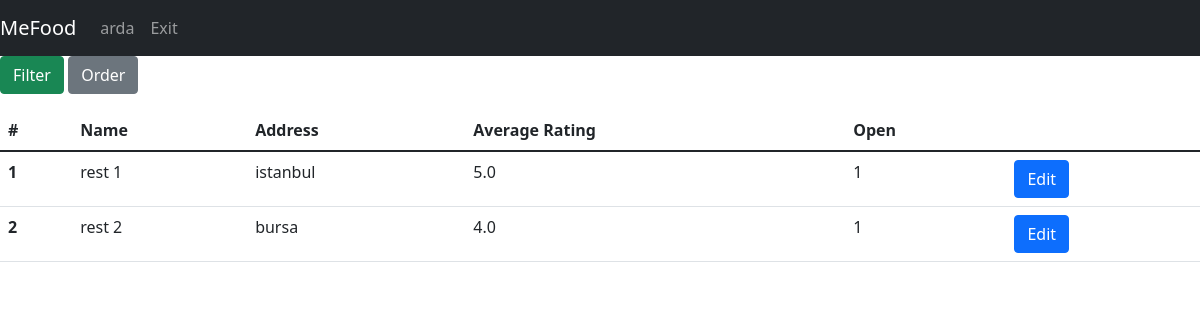
The app's page /restaurants (signed in), older data.
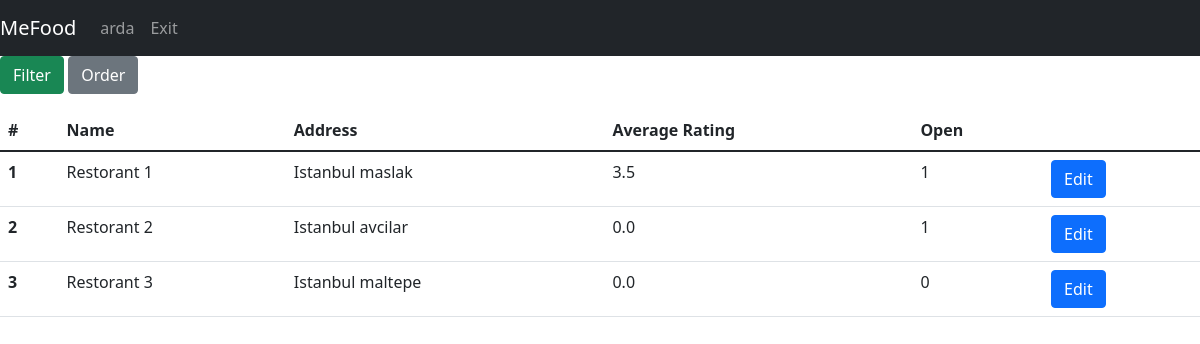
The same page, newer data.
### tables this page shows
CREATE TABLE restaurant(id INTEGER PRIMARY KEY, restaurantName varchar(30),address varchar(250),lat Text,lng Text,isOpen binary,averageRating REAL);

### app.py (the view)
@app.route("/restaurants", methods=["GET", "POST"])
def allRestaurants():
    with sqlite3.connect(DATABASE) as database:
        cursor = database.cursor()
    if request.method == "POST":
        if 'order' in request.form:
            orderBy = request.form['orderBy'].lower()
            if session["isFiltered"] == False:
                command = "SELECT restaurantName as Name, address as Address, isOpen as Open, averageRating as Rating FROM restaurant ORDER BY "+str(orderBy)
                cursor.execute(command)
                query = cursor.fetchall()
                session["filteredData"]["restaurant"] = query
            else:
                df = pd.DataFrame(session["filteredData"]["restaurant"],
                                  columns=['name', 'address','open','rating'])
                df = df.sort_values(by=orderBy)
                session["filteredData"]["restaurant"] = df.values.tolist()
        if 'filter' in request.form:
            filtered_cols, expected_vals = [], []
            q = ""
            for c in request.form.keys():
                if request.form[c] != '' and request.form[c] != "filter":
                    if request.form[c] == "on":
                        filtered_cols.append("isOpen")
                        expected_vals.append(1)
                    else:
                        filtered_cols.append(c)
                        expected_vals.append(request.form[c])
            if len(expected_vals) > 0:
                if filtered_cols[0] != "isOpen":
                    q += filtered_cols[0]+" LIKE "+f"'%{expected_vals[0]}%'"
                else:
                    q += " isOpen = 1"
                if len(expected_vals) > 1:
                    for index in range(1, len(expected_vals)):
                        if filtered_cols[index] != "isOpen":
                            q += " and " + filtered_cols[index]+" LIKE " + f"'%{expected_vals[index]}%'"
                    if filtered_cols.count("isOpen") > 0:
                        q += " and isOpen = 1"
                command = "SELECT restaurantName as Name, address as Address, isOpen as Open, averageRating as Rating FROM restaurant WHERE "+q
                cursor.execute(command)
                query = cursor.fetchall()
                session["filteredData"]["restaurant"] = query
            else:
                session["filteredData"] = getAllDbData(toGet=["restaurant"])
            session["isFiltered"] = True
    else:
        session["filteredData"] = getAllDbData(toGet=["restaurant"])
        session["isFiltered"] = False
    return render_template("admin/list_operations/list_restaurants.html", username=session["username"], data=session["filteredData"])

### app.py (called while the page is built)
def getRestaurants(cursor, limit=None):
    if limit != None:
        cursor.execute("SELECT restaurantName,address,isOpen,averageRating,id FROM restaurant ORDER BY averageRating DESC LIMIT ?",(limit,))
    else:
        cursor.execute("SELECT restaurantName,address,isOpen,averageRating,id FROM restaurant ORDER BY averageRating DESC")
    query = cursor.fetchall()
    return query

def getAllDbData(toGet, limit=None):
    with sqlite3.connect(DATABASE) as database:
        cursor = database.cursor()
    data = {}
    for entity in toGet:
        if entity == "couriers":
            data[entity] = getCouriers(cursor, limit)
        if entity == "users":
            data[entity] = getUsers(cursor, limit)
        if entity == "restaurant":
            data[entity] = getRestaurants(cursor, limit)
        if entity == "menu":
            data[entity] = getMenus(cursor, limit)
        if entity == "orders":
            data[entity] = getOrders(cursor, limit)
        if entity == "reviews":
            data[entity] = getReviews(cursor, limit)
        if entity == "extras":
            data[entity] = getExtras(cursor, limit)
        else:
            pass
    return data

### templates/admin/list_operations/list_restaurants.html (shortened to what this page needs)
{% extends 'base.html' %}
{% block navbar %}
<nav class="navbar navbar-expand-lg navbar-dark bg-dark">
    <a class="navbar-brand" href="#">MeFood</a>
    <div class="collapse navbar-collapse" id="navbarNav">
        <ul class="navbar-nav">
          <li class="nav-item active"><a class="nav-link" href="/">{{username}}</a></li>
          <li class="nav-item active"><a class="nav-link" href="/exit">Exit</a></li>
        </ul>
    </div>
</nav>
{% endblock %}
{% block body %}
<p>
  <a class="btn btn-success" data-toggle="collapse" href="#filter" role="button" aria-expanded="false" aria-controls="filter">Filter</a>
  <button class="btn btn-secondary" type="button" data-toggle="collapse" data-target="#order" aria-expanded="false" aria-controls="order">Order</button>
</p>
<div>
    <table class="table">
      <thead class="thead-dark">
        <tr>
            <th scope="col">#</th>
            <th scope="col">Name</th>
            <th scope="col">Address</th>
            <th scope="col">Average Rating</th>
            <th scope="col">Open</th>
        </tr>
      </thead>
      <tbody>
        {%for i in range(data["restaurant"]|length)%}
                <tr>
                  <th scope="row">{{ i+1 }}</th>
                  <td>{{ data["restaurant"][i][0] }}</td>
                  <td>{{ data["restaurant"][i][1] }}</td>
                  <td>{{ data["restaurant"][i][3] }}</td>
                  <td>{{ data["restaurant"][i][2] }}</td>
                  <td><a href="\editRestaurant?restId={{ data["restaurant"][i][4] }}" class="btn btn-primary">Edit</a></td>
                </tr>
        {%endfor%}
      </tbody>
    </table>
</div>
{% endblock %}

Row changes from the older to the newer data that the page shows:
added restaurant: restaurantName "Restorant 3", address "Istanbul maltepe", averageRating "0.0", isOpen "0"
Text that changed along with them:
new list line: "1 Edit"
new list line: "Restorant 1 Istanbul maslak 3.5 1"
new list line: "2 Edit"
new list line: "Restorant 2 Istanbul avcilar 0.0 1"
new list line: "3 Edit"
list line gone: "1 Edit"
list line gone: "rest 1 istanbul 5.0 1"
list line gone: "2 Edit"
list line gone: "rest 2 bursa 4.0 1"
